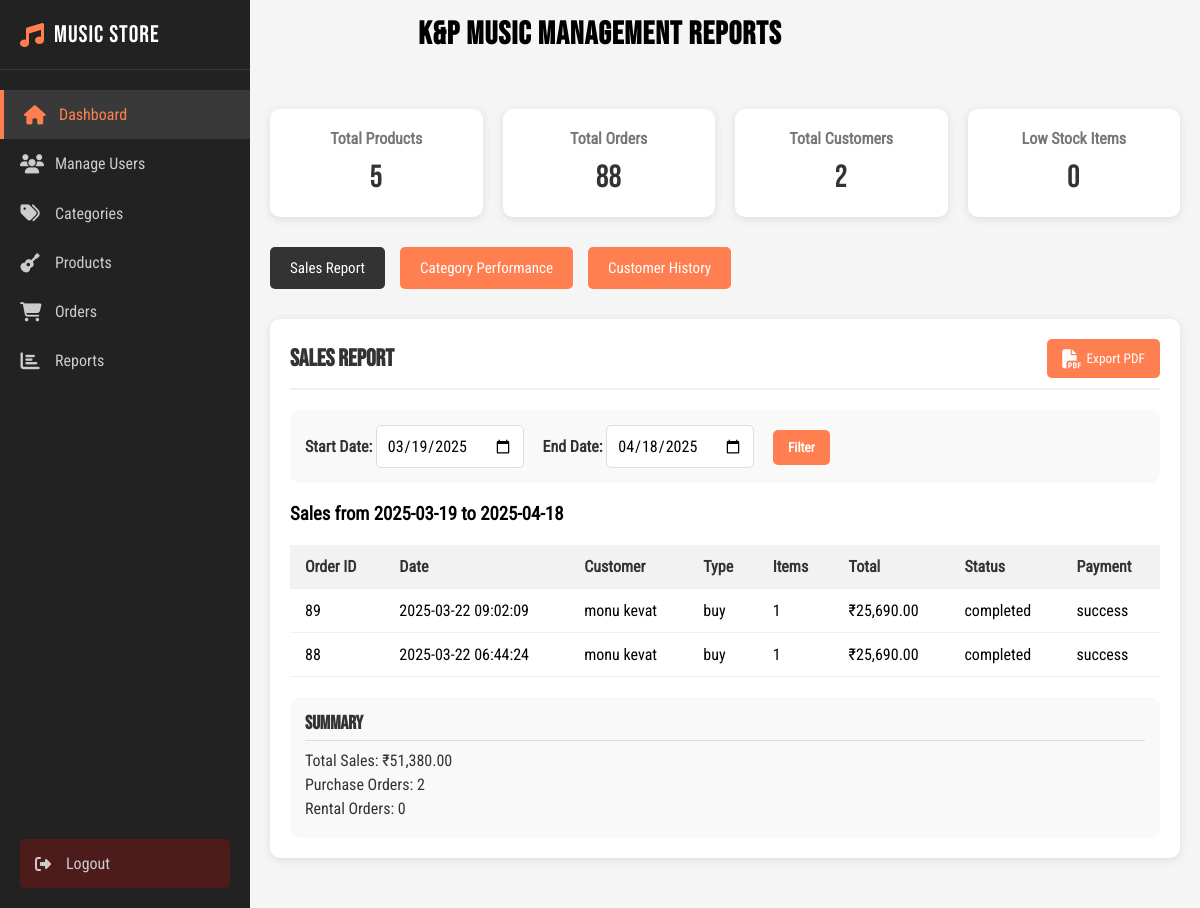
Screenshot of /reports.php?report=sales with the database file from the repository.
### tables this page shows
CREATE TABLE IF NOT EXISTS `orders` (
  `order_id` bigint UNSIGNED NOT NULL AUTO_INCREMENT,
  `user_ref` int NOT NULL,
  `total_cost` decimal(10,2) NOT NULL,
  `order_created` timestamp NULL DEFAULT CURRENT_TIMESTAMP,
  `order_status` enum('completed','cancelled') DEFAULT 'completed',
  `order_type` enum('buy','rent') NOT NULL,
  `offer_ref` int DEFAULT NULL,
  `discount_amount` decimal(10,2) DEFAULT NULL,
  `invoice_number` varchar(50) DEFAULT NULL,
  PRIMARY KEY (`order_id`),
  UNIQUE KEY `order_id` (`order_id`),
  KEY `user_ref` (`user_ref`),
  KEY `offer_ref` (`offer_ref`)
);

CREATE TABLE IF NOT EXISTS `users` (
  `user_id` bigint UNSIGNED NOT NULL AUTO_INCREMENT,
  `full_name` varchar(191) NOT NULL,
  `email_address` varchar(191) NOT NULL,
  `user_password` varchar(191) NOT NULL,
  `user_role` enum('customer','admin') DEFAULT 'customer',
  `user_image` varchar(255) DEFAULT NULL,
  `created_on` timestamp NULL DEFAULT CURRENT_TIMESTAMP,
  `user_address` varchar(255) DEFAULT NULL,
  `admin_code` varchar(50) DEFAULT NULL,
  `phone_number` varchar(20) DEFAULT NULL,
  PRIMARY KEY (`user_id`),
  UNIQUE KEY `user_id` (`user_id`),
  UNIQUE KEY `email_address` (`email_address`)
);

### reports.php (the view, shortened to what this page needs)
<?php
$conn = new mysqli("localhost", "root", "", "musicstore_database");
$total_products_query = "SELECT COUNT(*) as count FROM products";
$total_orders_query = "SELECT COUNT(*) as count FROM orders";
$total_customers_query = "SELECT COUNT(*) as count FROM users WHERE user_role = 'customer'";
$low_stock_query = "SELECT COUNT(*) as count FROM products WHERE stock_quantity < 5";
$products_result = $conn->query($total_products_query);
$orders_result = $conn->query($total_orders_query);
$customers_result = $conn->query($total_customers_query);
$low_stock_result = $conn->query($low_stock_query);
$total_products = $products_result->fetch_assoc()['count'];
$total_orders = $orders_result->fetch_assoc()['count'];
$total_customers = $customers_result->fetch_assoc()['count'];
$low_stock = $low_stock_result->fetch_assoc()['count'];
$current_report = isset($_GET['report']) ? $_GET['report'] : '';
?>
<!DOCTYPE html>
<html lang="en">
<head>
    <link rel="stylesheet" href="https://cdnjs.cloudflare.com/ajax/libs/font-awesome/6.4.0/css/all.min.css">
    <link rel="stylesheet" href="css/reports.css">
</head>
<body>
    <div class="sidebar">
        <div class="sidebar-header">
            <div class="brand">
                <i class="fas fa-music"></i>
                <span>Music Store</span>
            </div>
        </div>
        <ul class="nav-menu">
            <li class="nav-item">
                <a href="admin_dashboard.php" class="nav-link active">
                    <i class="fas fa-home"></i>
                    <span>Dashboard</span>
                </a>
            </li>
            <li class="nav-item">
                <a href="manage_users.php" class="nav-link">
                    <i class="fas fa-users"></i>
                    <span>Manage Users</span>
                </a>
            </li>
            <li class="nav-item">
                <a href="manage_categories.php" class="nav-link">
                    <i class="fas fa-tags"></i>
                    <span>Categories</span>
                </a>
            </li>
            <li class="nav-item">
                <a href="manage_products.php" class="nav-link">
                    <i class="fas fa-guitar"></i>
                    <span>Products</span>
                </a>
            </li>
            <li class="nav-item">
                <a href="manage_orders.php" class="nav-link">
                    <i class="fas fa-shopping-cart"></i>
                    <span>Orders</span>
                </a>
            </li>
            <li class="nav-item">
                <a href="reports.php" class="nav-link">
                    <i class="fas fa-chart-bar"></i>
                    <span>Reports</span>
                </a>
            </li>
        </ul>
        <div class="logout-btn">
            <a href="logout.php">
                <i class="fas fa-sign-out-alt"></i>
                <span>Logout</span>
            </a>
        </div>
    </div>
    <header>
        <h1>K&P Music Management Reports</h1>
    </header>
    <div class="container">
        <div class="dashboard-summary">
            <div class="summary-card">
                <h3>Total Products</h3>
                <div class="number"><?php echo $total_products; ?></div>
            </div>
            <div class="summary-card">
                <h3>Total Orders</h3>
                <div class="number"><?php echo $total_orders; ?></div>
            </div>
            <div class="summary-card">
                <h3>Total Customers</h3>
                <div class="number"><?php echo $total_customers; ?></div>
            </div>
            <div class="summary-card">
                <h3>Low Stock Items</h3>
                <div class="number"><?php echo $low_stock; ?></div>
            </div>
        </div>
        <div class="report-buttons">
            <button class="report-button <?php if ($current_report == 'sales') echo 'active'; ?>" onclick="window.location.href='?report=sales'">Sales Report</button>
            <button class="report-button <?php if ($current_report == 'category') echo 'active'; ?>" onclick="window.location.href='?report=category'">Category Performance</button>
            <button class="report-button <?php if ($current_report == 'customer') echo 'active'; ?>" onclick="window.location.href='?report=customer'">Customer History</button>
        </div>
        <div class="report-container">
            <?php if ($current_report == 'sales'): ?>
                <div class="report-header">
                    <h2>Sales Report</h2>
                    <button class="export-pdf-btn" id="exportPdf">
                        <i class="fas fa-file-pdf"></i> Export PDF
                    </button>
                </div>
                <?php
                $start_date = isset($_POST['start_date']) ? $_POST['start_date'] : date('Y-m-d', strtotime('-30 days'));
                $end_date = isset($_POST['end_date']) ? $_POST['end_date'] : date('Y-m-d');
                $sql = "SELECT o.order_id, o.order_created, o.total_cost, o.order_type,
                            u.full_name as customer_name,
                            COUNT(oi.order_item_id) as number_of_items,
                            o.order_status,
                            p.payment_status
                    FROM orders o
                    LEFT JOIN users u ON o.user_ref = u.user_id
                    LEFT JOIN order_items oi ON o.order_id = oi.order_ref
                    LEFT JOIN payments p ON o.order_id = p.order_ref
                    WHERE o.order_created BETWEEN '$start_date' AND '$end_date 23:59:59'
                    GROUP BY o.order_id
                    ORDER BY o.order_created DESC";
                $result = $conn->query($sql);
                ?>
                <div class="filter-form">
                    <form method="post" action="?report=sales">
                        <label>Start Date: <input type="date" name="start_date" value="<?php echo $start_date; ?>"></label>
                        <label>End Date: <input type="date" name="end_date" value="<?php echo $end_date; ?>"></label>
                        <button type="submit">Filter</button>
                    </form>
                </div>
                <h3>Sales from <?php echo $start_date; ?> to <?php echo $end_date; ?></h3>
                <table id="salesTable">
                    <thead>
                        <tr>
                            <th>Order ID</th>
                            <th>Date</th>
                            <th>Customer</th>
                            <th>Type</th>
                            <th>Items</th>
                            <th>Total</th>
                            <th>Status</th>
                            <th>Payment</th>
                        </tr>
                    </thead>
                    <tbody>
                        <?php
                        $total_sales = 0;
                        $buy_count = 0;
                        $rent_count = 0;
                        if ($result->num_rows > 0) {
                            while ($row = $result->fetch_assoc()) {
                                echo "<tr>";
                                echo "<td>" . $row['order_id'] . "</td>";
                                echo "<td>" . $row['order_created'] . "</td>";
                                echo "<td>" . $row['customer_name'] . "</td>";
                                echo "<td>" . $row['order_type'] . "</td>";
                                echo "<td>" . $row['number_of_items'] . "</td>";
                                echo "<td>₹" . number_format($row['total_cost'], 2) . "</td>";
                                echo "<td>" . $row['order_status'] . "</td>";
                                echo "<td>" . $row['payment_status'] . "</td>";
                                echo "</tr>";
                                if ($row['order_status'] == 'completed') {
                                    $total_sales += $row['total_cost'];
                                    if ($row['order_type'] == 'buy') $buy_count++;
                                }
                            }
                        } else {
                            echo "<tr><td colspan='8'>No orders found in this date range</td></tr>";
                        }
                        ?>
                    </tbody>
                </table>
                <div style="margin-top: 20px;" id="salesSummary">
                    <h3>Summary</h3>
                    <p>Total Sales: ₹<?php echo number_format($total_sales, 2); ?></p>
                    <p>Purchase Orders: <?php echo $buy_count; ?></p>
                    <p>Rental Orders: <?php echo $rent_count; ?></p>
                </div>
            <?php endif; ?>
        </div>
    </div>
</body>
</html>

### css/reports.css (style rules this page uses)
* { margin: 0; padding: 0; font-family: "font"; box-sizing: border-box; }
html, body { width: 100%; height: 100%; background-color: #f5f5f5; }
.sidebar { width: 250px; height: 100%; background-color: #222; color: #fff; transition: all 0.3s ease-in-out; position: fixed; z-index: 1000; }
.sidebar-header { padding: 20px; border-bottom: 1px solid rgba(255, 255, 255, 0.1); }
.brand { display: flex; align-items: center; gap: 10px; }
.brand i { font-size: 1.5rem; color: #ff7f50; }
.brand span { font-family: "Bold"; font-size: 1.5rem; letter-spacing: 1px; }
.nav-menu { padding: 20px 0; }
.nav-item { list-style: none; }
.nav-link { display: flex; align-items: center; padding: 15px 20px; color: #ccc; text-decoration: none; transition: all 0.3s ease; gap: 15px; }
.nav-link:hover, .nav-link.active { background-color: rgba(255, 255, 255, 0.1); color: #ff7f50; border-left: 4px solid #ff7f50; }
.nav-link i { font-size: 1.2rem; width: 20px; text-align: center; }
.logout-btn { position: absolute; bottom: 20px; width: 100%; padding: 0 20px; }
.logout-btn a { display: flex; align-items: center; padding: 15px; color: #ccc; text-decoration: none; transition: all 0.3s ease; background-color: rgba(255, 0, 0, 0.2); border-radius: 5px; gap: 15px; }
header { color: #000; padding: 15px; text-align: center; margin-bottom: 20px; }
header h1 { font-family: "Bold"; font-size: 2rem; letter-spacing: 1px; }
.container { max-width: 1200px; margin: 0 auto; padding: 20px; margin-left: 250px; }
.dashboard-summary { display: grid; grid-template-columns: repeat(4, 1fr); gap: 20px; margin-bottom: 30px; }
.summary-card { background-color: #fff; border-radius: 10px; box-shadow: 0 2px 10px rgba(0, 0, 0, 0.1); padding: 20px; text-align: center; transition: all 0.3s ease; }
.summary-card h3 { font-size: 1rem; color: #777; margin-bottom: 10px; }
.summary-card .number { font-family: "Bold"; font-size: 2rem; color: #333; }
.report-buttons { display: flex; flex-wrap: wrap; gap: 15px; margin-bottom: 30px; }
.report-button { background-color: #ff7f50; color: white; border: none; padding: 12px 20px; border-radius: 5px; cursor: pointer; font-size: 15px; transition: all 0.3s ease; }
.report-button.active { background-color: #333; }
.report-container { background-color: #fff; border-radius: 10px; box-shadow: 0 2px 10px rgba(0, 0, 0, 0.1); padding: 20px; position: relative; margin-bottom: 30px; }
.report-header { display: flex; justify-content: space-between; align-items: center; margin-bottom: 20px; border-bottom: 2px solid #f0f0f0; padding-bottom: 10px; }
.report-header h2 { font-family: "Bold"; font-size: 1.5rem; color: #333; }
.filter-form { margin-bottom: 20px; padding: 15px; background-color: #f9f9f9; border-radius: 10px; }
.filter-form label { margin-right: 15px; font-weight: 600; color: #333; }
.filter-form select, .filter-form input { padding: 10px; border-radius: 5px; border: 1px solid #ddd; font-size: 1rem; }
.filter-form button { padding: 10px 15px; background-color: #ff7f50; color: white; border: none; border-radius: 5px; cursor: pointer; font-weight: 600; transition: all 0.3s ease; }
table { width: 100%; border-collapse: collapse; margin-top: 20px; }
table th, table td { padding: 12px 15px; text-align: left; border-bottom: 1px solid #f0f0f0; }
table th { background-color: #f2f2f2; color: #333; font-weight: bold; }
.export-pdf-btn { background-color: #ff7f50; color: white; border: none; padding: 10px 15px; border-radius: 5px; cursor: pointer; display: flex; align-items: center; gap: 5px; transition: all 0.3s ease; }
.export-pdf-btn i { font-size: 1.2rem; }
#salesSummary, #inventorySummary, #categorySummary { margin-top: 20px; padding: 15px; background-color: #f9f9f9; border-radius: 10px; }
#salesSummary h3, #inventorySummary h3, #categorySummary h3 { font-family: "Bold"; font-size: 1.2rem; color: #333; margin-bottom: 10px; border-bottom: 1px solid #ddd; padding-bottom: 5px; }
#salesSummary p, #inventorySummary p, #categorySummary p { margin: 5px 0; color: #333; }

### rows the page displays
orders: order_id "89", order_created "2025-03-22 09:02:09", users.full_name "monu kevat", order_type "buy", number_of_items "1", total_cost "25,690.00", order_status "completed", payment_status "success"
orders: order_id "88", order_created "2025-03-22 06:44:24", users.full_name "monu kevat", order_type "buy", number_of_items "1", total_cost "25,690.00", order_status "completed", payment_status "success"

### other values shown
$total_products "5"
$total_orders "88"
$total_customers "2"
$low_stock "0"
$start_date "2025-03-19"
$end_date "2025-04-18"
$total_sales "51,380.00"
$buy_count "2"
$rent_count "0"
